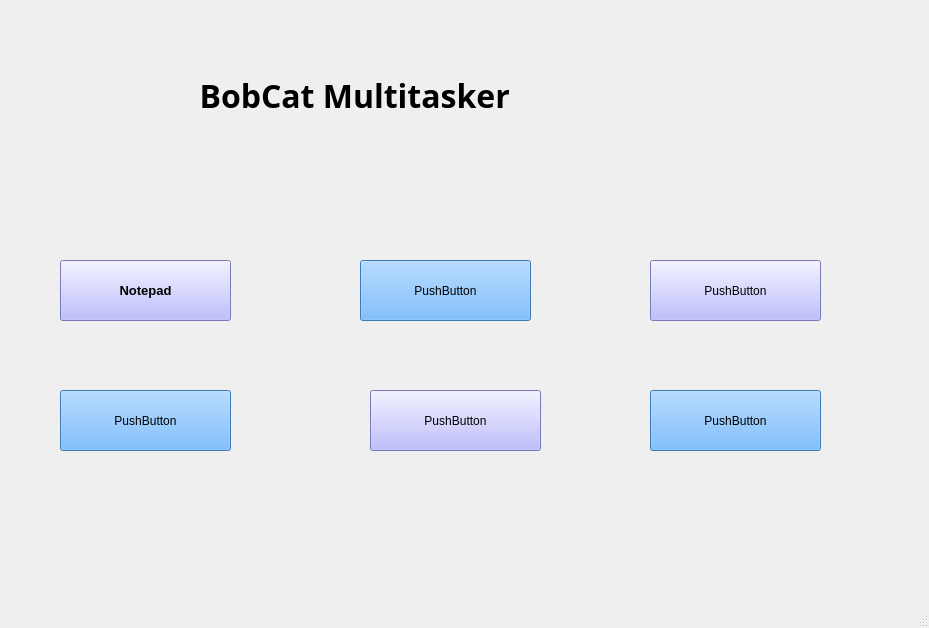
<?xml version="1.0" encoding="UTF-8"?>
<ui version="4.0">
 <class>Home</class>
 <widget class="QMainWindow" name="Home">
  <property name="geometry">
   <rect>
    <x>0</x>
    <y>0</y>
    <width>929</width>
    <height>628</height>
   </rect>
  </property>
  <property name="windowTitle">
   <string>BobCat Multitasker</string>
  </property>
  <property name="windowIcon">
   <iconset resource="src.qrc">
    <normaloff>:/images/img/logo.png</normaloff>:/images/img/logo.png</iconset>
  </property>
  <widget class="QWidget" name="centralwidget">
   <widget class="QWidget" name="topPanel" native="true">
    <property name="geometry">
     <rect>
      <x>0</x>
      <y>0</y>
      <width>931</width>
      <height>181</height>
     </rect>
    </property>
    <property name="styleSheet">
     <string notr="true">background-image: url(:/images/img/bg_2.jpg);</string>
    </property>
    <widget class="QLabel" name="label">
     <property name="geometry">
      <rect>
       <x>0</x>
       <y>10</y>
       <width>931</width>
       <height>171</height>
      </rect>
     </property>
     <property name="font">
      <font>
       <family>Jokerman</family>
       <pointsize>24</pointsize>
       <weight>75</weight>
       <bold>true</bold>
      </font>
     </property>
     <property name="styleSheet">
      <string notr="true">border-color: rgb(255, 255, 255);</string>
     </property>
     <property name="text">
      <string>                        BobCat Multitasker</string>
     </property>
    </widget>
    <widget class="QWidget" name="widget" native="true">
     <property name="geometry">
      <rect>
       <x>0</x>
       <y>0</y>
       <width>201</width>
       <height>181</height>
      </rect>
     </property>
     <property name="styleSheet">
      <string notr="true">background-image: url(:/images/img/logo_3.png);</string>
     </property>
    </widget>
   </widget>
   <widget class="QWidget" name="widget_2" native="true">
    <property name="geometry">
     <rect>
      <x>0</x>
      <y>540</y>
      <width>931</width>
      <height>81</height>
     </rect>
    </property>
    <property name="styleSheet">
     <string notr="true">background-image: url(:/images/img/bg_4.jpg);</string>
    </property>
   </widget>
   <widget class="QPushButton" name="pushButton">
    <property name="geometry">
     <rect>
      <x>60</x>
      <y>260</y>
      <width>171</width>
      <height>61</height>
     </rect>
    </property>
    <property name="font">
     <font>
      <pointsize>10</pointsize>
      <weight>75</weight>
      <bold>true</bold>
     </font>
    </property>
    <property name="styleSheet">
     <string notr="true">background-color: rgb(170, 170, 255);</string>
    </property>
    <property name="text">
     <string>Notepad</string>
    </property>
   </widget>
   <widget class="QPushButton" name="pushButton_2">
    <property name="geometry">
     <rect>
      <x>360</x>
      <y>260</y>
      <width>171</width>
      <height>61</height>
     </rect>
    </property>
    <property name="styleSheet">
     <string notr="true">background-color: rgb(85, 170, 255);</string>
    </property>
    <property name="text">
     <string>PushButton</string>
    </property>
   </widget>
   <widget class="QPushButton" name="pushButton_3">
    <property name="geometry">
     <rect>
      <x>650</x>
      <y>260</y>
      <width>171</width>
      <height>61</height>
     </rect>
    </property>
    <property name="styleSheet">
     <string notr="true">background-color: rgb(170, 170, 255);</string>
    </property>
    <property name="text">
     <string>PushButton</string>
    </property>
   </widget>
   <widget class="QPushButton" name="pushButton_4">
    <property name="geometry">
     <rect>
      <x>60</x>
      <y>390</y>
      <width>171</width>
      <height>61</height>
     </rect>
    </property>
    <property name="styleSheet">
     <string notr="true">background-color: rgb(85, 170, 255);</string>
    </property>
    <property name="text">
     <string>PushButton</string>
    </property>
   </widget>
   <widget class="QPushButton" name="pushButton_5">
    <property name="geometry">
     <rect>
      <x>370</x>
      <y>390</y>
      <width>171</width>
      <height>61</height>
     </rect>
    </property>
    <property name="styleSheet">
     <string notr="true">background-color: rgb(170, 170, 255);</string>
    </property>
    <property name="text">
     <string>PushButton</string>
    </property>
   </widget>
   <widget class="QPushButton" name="pushButton_6">
    <property name="geometry">
     <rect>
      <x>650</x>
      <y>390</y>
      <width>171</width>
      <height>61</height>
     </rect>
    </property>
    <property name="styleSheet">
     <string notr="true">background-color: rgb(85, 170, 255);</string>
    </property>
    <property name="text">
     <string>PushButton</string>
    </property>
   </widget>
  </widget>
  <widget class="QStatusBar" name="statusbar"/>
 </widget>
 <resources>
  <include location="src.qrc"/>
 </resources>
 <connections/>
</ui>
